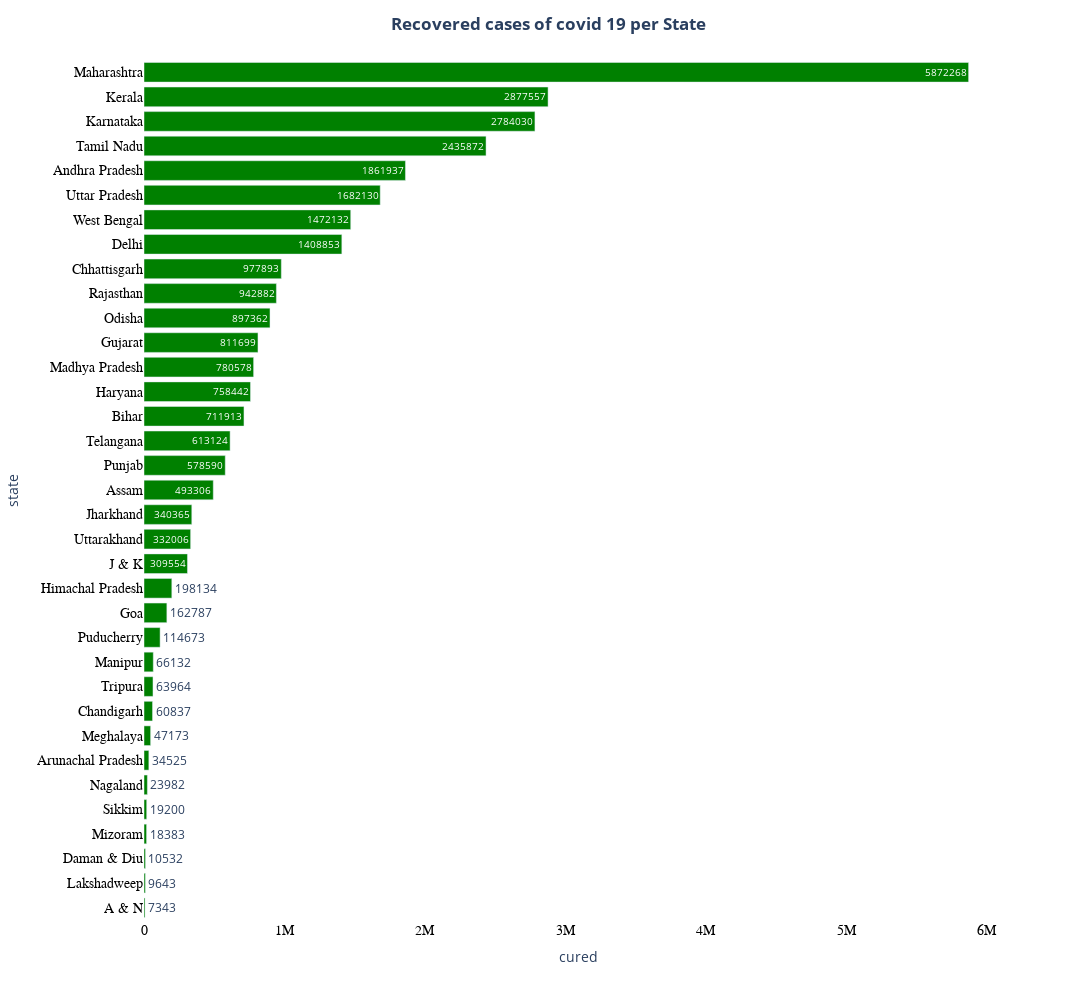

This figure's notebook cell:
### Code cell
recovered = merged.sort_values('cured', ascending = True)
highr = recovered.head(10)
lowr = recovered.tail(10)

fig = px.bar(recovered, x="cured", y="state", orientation='h', text = 'cured')
fig.update_layout(
    title_text='<b> Recovered cases of covid 19 per State<b>',
    title_x=0.5,
    paper_bgcolor='white',
    plot_bgcolor = "white",
    autosize=False,
    width= 1100,
    height=1000)
fig.update_traces(marker_color='green')
fig.update_xaxes(tickfont=dict(family='Rockwell', color='black', size=14))
fig.update_yaxes(tickfont=dict(family='Rockwell', color='black', size=14))
fig.show()

### Figure 1 — Plotly figure (JSON) as saved in the notebook; plotly's stock layout.template omitted (floating-point values rounded to 4 significant figures)
{"data": [{"alignmentgroup": "True", "hovertemplate": "cured=%{text}<br>state=%{y}<extra></extra>", "legendgroup": "", "marker": {"color": "green"}, "name": "", "offsetgroup": "", "orientation": "h", "showlegend": false, "text": [7343, 9643, 10532, 18383, 19200, 23982, 34525, 47173, 60837, 63964, 66132, 114673, 162787, 198134, 309554, 332006, 340365, 493306, 578590, 613124, 711913, 758442, 780578, 811699, 897362, 942882, 977893, 1408853, 1472132, 1682130, 1861937, 2435872, 2784030, 2877557, 5872268], "textposition": "auto", "type": "bar", "x": [7343, 9643, 10532, 18383, 19200, 23982, 34525, 47173, 60837, 63964, 66132, 114673, 162787, 198134, 309554, 332006, 340365, 493306, 578590, 613124, 711913, 758442, 780578, 811699, 897362, 942882, 977893, 1408853, 1472132, 1682130, 1861937, 2435872, 2784030, 2877557, 5872268], "xaxis": "x", "y": ["A & N", "Lakshadweep", "Daman & Diu", "Mizoram", "Sikkim", "Nagaland", "Arunachal Pradesh", "Meghalaya", "Chandigarh", "Tripura", "Manipur", "Puducherry", "Goa", "Himachal Pradesh", "J & K", "Uttarakhand", "Jharkhand", "Assam", "Punjab", "Telangana", "Bihar", "Haryana", "Madhya Pradesh", "Gujarat", "Odisha", "Rajasthan", "Chhattisgarh", "Delhi", "West Bengal", "Uttar Pradesh", "Andhra Pradesh", "Tamil Nadu", "Karnataka", "Kerala", "Maharashtra"], "yaxis": "y"}], "layout": {"autosize": false, "barmode": "relative", "height": 1000, "legend": {"tracegroupgap": 0}, "margin": {"t": 60}, "paper_bgcolor": "white", "plot_bgcolor": "white", "title": {"text": "<b> Recovered cases of covid 19 per State<b>", "x": 0.5}, "width": 1100, "xaxis": {"anchor": "y", "domain": [0, 1], "tickfont": {"color": "black", "family": "Rockwell", "size": 14}, "title": {"text": "cured"}}, "yaxis": {"anchor": "x", "domain": [0, 1], "tickfont": {"color": "black", "family": "Rockwell", "size": 14}, "title": {"text": "state"}}}}
